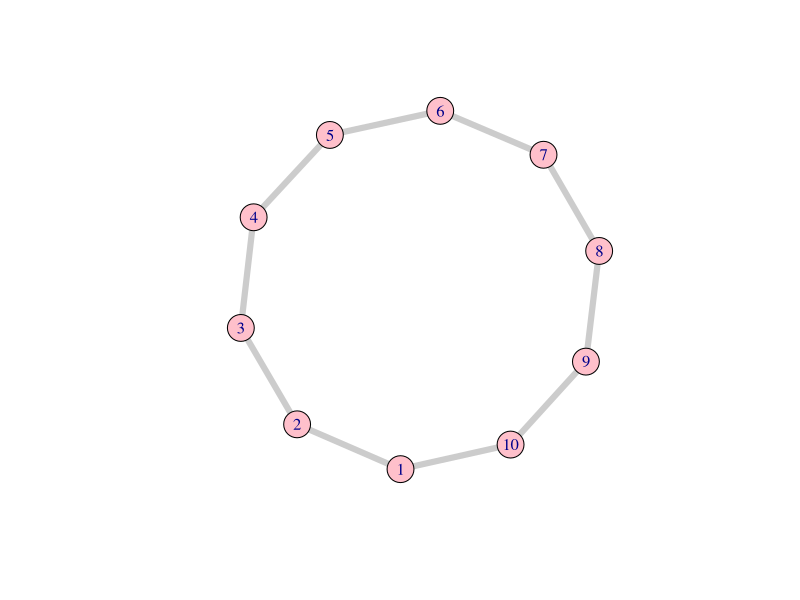
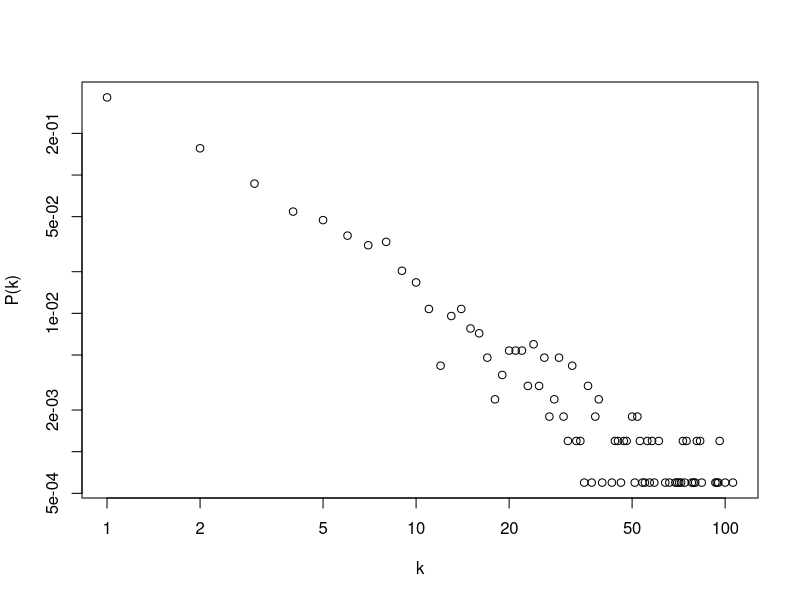
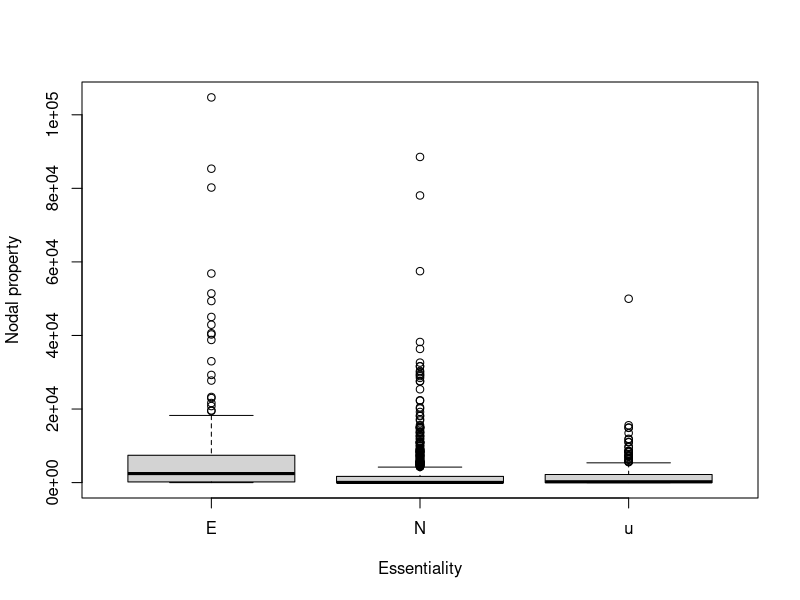
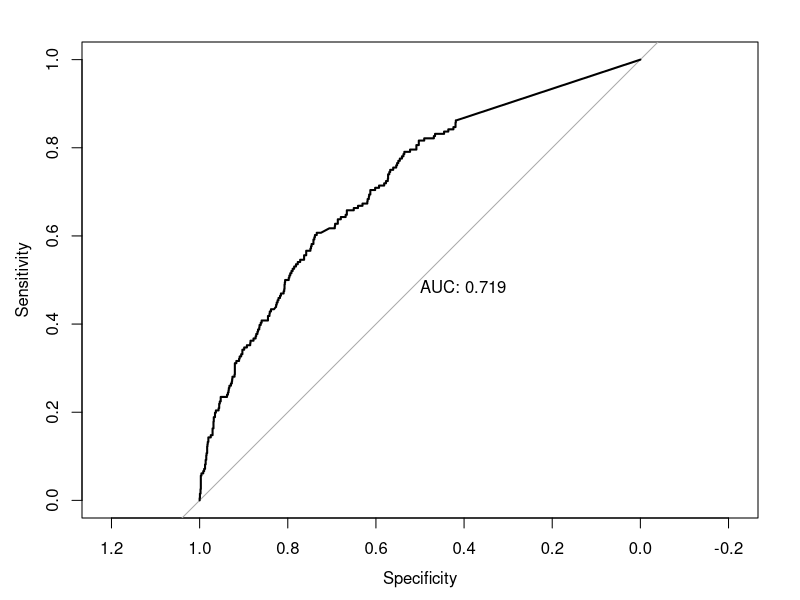

Reproduce these figures in R, in order.
# install igraph package for network analysis
install.packages("igraph")
# load igraph package
library(igraph)

## General
# load edgelist file
d <- read.table("ecoli_ppi_Hu_etal_2009.txt")
# generate the network (graph object)
g <- simplify(graph.data.frame(d,directed=F),remove.multiple=T,remove.loops=T)

# display the netwrok
# plot(g)
g_example <- graph.ring(10)
plot(g_example,vertex.size=15,vertex.color="Pink",edge.color="gray80",edge.width=6)

# extract the largest weakly-connected compornent
cls <- clusters(g,"weak")
g <- delete.vertices(g,subset(V(g),cls$membership!=which(cls$csize==max(cls$csize))[[1]]))

# global network property
# number of nodes
vcount(g)
# number of links
ecount(g)
# node degree
deg <- degree(g)
# average degree
mean(deg)
# Degree distribution (log-log plot)
plot(0:max(degree(g)),degree.distribution(g),log="xy",xlab="k",ylab="P(k)")
# average shortest path length
average.path.length(g)
# diameter
diameter(g)
# clustering coefficient
cc <- transitivity(g,type="local",isolates="zero")
# average clustering coefficnet
mean(cc)
# global clustering coefficient (ADVANCED TOPICS 2.A in Network Science).
transitivity(g,type="global")

## Evaluating gene essentiality-nodal property associations in a protein interaction network
# gene essentiality
ess <- read.table("ecoli_proteins_essentiality_Baba2006MSB.txt",header=T)

# degree centrality
nprop <- data.frame(V(g)$name,degree(g))
# eigenvector centraliry
nprop <- data.frame(V(g)$name,evcent(g)$vector)
# page rank
nprop <- data.frame(V(g)$name,page.rank(g)$vector)
# closeness centrality
nprop <- data.frame(V(g)$name,closeness(g))
# betweenness centrality
nprop <- data.frame(V(g)$name,betweenness(g))

# assign the labels
names(nprop) <- c("gene","nodal_property")

# merge the data
d <- merge(ess,nprop,by="gene")

# boxplot
boxplot(d$nodal_property~d$essential,xlab="Essentiality",ylab="Nodal property")

# centrality of essential genes
ess_nprop <- d[d$essential=="E",]$nodal_property
# centrality of non-essential genes
noness_nprop <- d[d$essential=="N",]$nodal_property

# wilcoxon test
wilcox.test(ess_nprop,noness_nprop)

# ROC curve
library(pROC)
d2 <- d[d$essential!="n",]
d2$essential <- ifelse(d2$essential == "E",1,0)
plot.roc(d2$essential,d2$nodal_property,print.auc=T)
